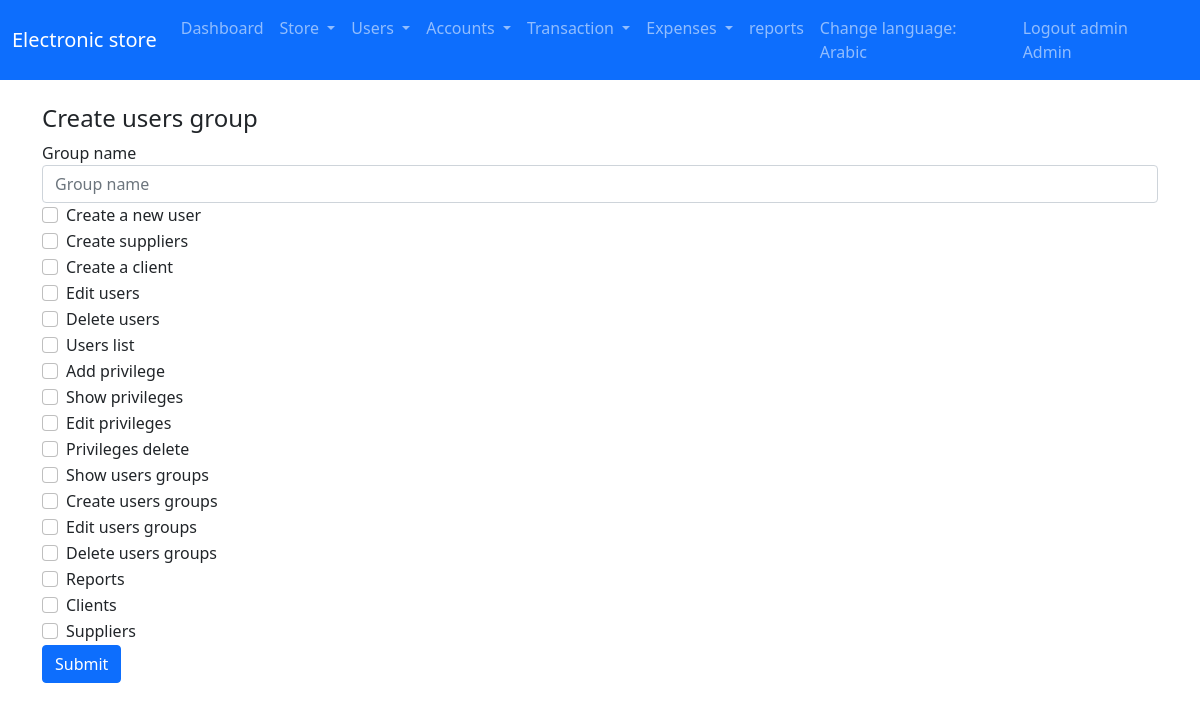
The page /usersgroups/create (signed in) on the database its author committed.
### tables this page shows
CREATE TABLE `app_users_privileges` (
  `id` tinyint UNSIGNED NOT NULL,
  `privilege_url` varchar(30) NOT NULL,
  `privilege_title` varchar(30) NOT NULL
);

### app/controllers/abstractcontroller.php (called while the page is built, shortened)
<?php
class AbstractController
{
	protected $_controller;
	protected $_action;
    protected $_template;
    protected $_registry;
    protected $_data = [];
	public function setController($controllerName)
	{
		$this->_controller = $controllerName;
	}
	public function setAction($actionName)
	{
		$this->_action = $actionName;
	}
    public function setTemplate($template)
    {
        $this->_template = $template;
    }
    public function setRegistry($registry)
    {
        $this->_registry = $registry;
    }
	protected function _view()
	{
		$view = VIEWS_PATH . $this->_controller . DS . $this->_action . '.view.php';
				$this->_data = array_merge($this->_data , $this->language->getDictionary());
                $this->_template->setRegistry($this->_registry);
                $this->_template->setActionViewFile($view);
                $this->_template->setAppData($this->_data);
                $this->_template->renderApp();
	}
}

### app/controllers/usersgroupscontroller.php (called while the page is built, shortened)
<?php
class UsersGroupsController extends AbstractController
{
	public function createAction()
	{
		$this->_data['privileges'] = UsersPrivilegesModel::getAll();
        $this->_view();
	}
}

### app/lib/frontcontroller.php (called while the page is built, shortened)
<?php
class FrontController
{
    private $_controller = 'index';
    private $_action = 'default';
    private $_params = array();
    private $_template;
    private $_registry;
	public function __construct(Template $template, Registry $registry , Authentication $auth)
	{
        $this->_template = $template;
        $this->_registry = $registry;
	}
    private function _parseUrl()
    {
        $url = parse_url($_SERVER['REQUEST_URI'], PHP_URL_PATH);
        $url = trim($url, '/');
        $url = explode('/',$url , 3);
        if(isset($url[0]) && $url[0] != '') {
            $this->_controller = $url[0];
        }
        if(isset($url[1]) && $url[1] != '') {
            $this->_action = $url[1];
        }
    }
    public function dispatch()
    {
	  $actionName = $this->_action . 'Action';
	 $controller = new $controllerClassName;
	 $controller->setController($this->_controller);
	 $controller->setAction($this->_action);
	 $controller->setParams($this->_params);
     $controller->setTemplate($this->_template);
     $controller->setRegistry($this->_registry);
	 $controller->$actionName();
    }
}

### public/index.php (called while the page is built, shortened)
<?php
require_once APP_PATH. DS .'lib/autoload.php';
$session = new LIB\SessionManager();
$session->start();
$template_parts = require_once APP_PATH . DS . 'config' . DS . 'templateconfig.php';
$template = new LIB\Template($template_parts);
$language = new LIB\Language();
$registry = Registry::getInstance();
$registry->session = $session;
$registry->language = $language;
$messenger = Messenger::getInstance($session);
$registry->messenger = $messenger;
$authentication = Authentication::getInstance($session);
$frontController = new FrontController($template,$registry,$authentication);
$frontController->dispatch();

### app/lib/autoload.php (called while the page is built, shortened)
<?php
class AutoLoad
{
	public static function autoload($className)
	{
		$className = str_replace('PHPMVC' , '' , $className);
		$className = str_replace('\\' , '/' , $className);
		$className = strtolower($className);
		$className = $className . '.php';
	}
}

### app/lib/database/databasehandler.php (called while the page is built, shortened)
<?php
abstract class DatabaseHandler
{
    public static function factory()
    {
        $driver = DATABASE_CONN_DRIVER;
        if ($driver == self::DATABASE_DRIVER_POD) {
            return PDODatabaseHandler::getInstance();
        } elseif ($driver == self::DATABASE_DRIVER_MYSQLI) {
            return MySQLiDatabaseHandler::getInstance();
        }
    }
}

### app/lib/database/pdodatabasehandler.php (called while the page is built, shortened)
<?php
class PDODatabaseHandler extends DatabaseHandler
{
    private static $_instance;
    private static $_handler;
    public function __call($name, $arguments)
    {
        return call_user_func_array(array(&self::$_handler, $name), $arguments);
    }
    protected static function init()
    {
        try {
            self::$_handler = new \PDO(
                'mysql:host=' . DATABASE_HOST_NAME . ';dbname=' . DATABASE_DB_NAME,
                DATABASE_USER_NAME, DATABASE_PASSWORD, array(
                    \PDO::ATTR_ERRMODE => \PDO::ERRMODE_WARNING,
                    \PDO::MYSQL_ATTR_INIT_COMMAND => 'SET NAMES utf8'
                )
            );
        } catch (\PDOException $e) {
echo "not connected";
        }
    }
    public static function getInstance()
    {
        if(self::$_instance === null) {
            self::$_instance = new self();
        }
        return self::$_instance;
    }
}

### app/models/abstractmodel.php (called while the page is built, shortened)
<?php
class AbstractModel
{
    public static function getAll()
    {
        $sql = 'SELECT * FROM ' . static::$tableName;
        $stmt = DatabaseHandler::factory()->prepare($sql);
        $stmt->execute();
        if(method_exists(get_called_class(), '__construct')) {
            $results = $stmt->fetchAll(\PDO::FETCH_CLASS | \PDO::FETCH_PROPS_LATE, get_called_class(), array_keys(static::$tableSchema));
        } else {
            $results = $stmt->fetchAll(\PDO::FETCH_CLASS, get_called_class());
        }
        if ((is_array($results) && !empty($results))) {
            return new \ArrayIterator($results);
        };
        return false;
    }
}

### app/views/usersgroups/create.view.php (the view)
   <div class="container">
           <h4><?= @$text_header?></h4>
		<form method="post" enctype="application/x-www-form-urlencoded" >
		  <div class="form-group">
			<label for="group_name"><?=@$text_users_group_name?></label>
			<input type="text" class="form-control" name="group_name" id="group_name" maxlength="20"  placeholder="<?=@$text_users_group_name?>"  required>
		  <div><?=@$text_users_privileges?><div>
		  <?php
		  if(isset($privileges) && $privileges !== false) {
		        foreach($privileges as $privilege) {
		  ?>
		 <div class="form-check">
		  <input class="form-check-input" type="checkbox" name="privileges[]" value="<?= $privilege->id?>" id="flexCheckChecked">
		  <label class="form-check-label" for="flexCheckChecked">
			<?= $privilege->privilege_title?>
		  </label>
		 </div>
		 <?php
		      }
		  }
		  ?>
		   </div>
		  <button type="submit" name="submit" class="btn btn-primary">Submit</button>
		</form>
</div>

### app/lib/template.php (shortened to what this page needs)
<?php
class Template
{
    private $_templateParts;
    private $_action_view;
	public function __construct(array $parts)
    {
        $this->_templateParts = $parts;
    }
    public function setActionViewFile($path)
    {
       $this->_action_view = $path;
    }
    private function renderTemplateHeaderStart()
    {
        require_once TEMPLATE_PATH . 'templateheadstart.php';
    }
     private function renderTemplateHeaderEnd()
    {
        require_once TEMPLATE_PATH . 'templateheadend.php';
    }
     private function renderTemplateFooter()
    {
        require_once TEMPLATE_PATH . 'templatefooter.php';
    }
    private function renderTemplateBlooks()
    {
        if(!array_key_exists('template' , $this->_templateParts)) {
            trigger_error('Sorry you have to define the template blocks' , E_USER_WARNING);
        } else {
            $parts = $this->_templateParts['template'];
            if(!empty($parts)) {
                foreach ($parts as $partkey => $filePath) {
                    if($partkey== ':view') {
                        require_once $this->_action_view;
                    } else {
                        require_once $filePath;
                    }
                }
            }
        }
    }
    public function renderApp()
    {
        $this->renderTemplateBlooks();
    }
}

### rows shown on the page
app_users_privileges: privilege_title "Create a new user"
app_users_privileges: privilege_title "Create suppliers"
app_users_privileges: privilege_title "Create a client"
app_users_privileges: privilege_title "Edit users"
app_users_privileges: privilege_title "Delete users"
app_users_privileges: privilege_title "Users list"
app_users_privileges: privilege_title "Add privilege"
app_users_privileges: privilege_title "Show privileges"
app_users_privileges: privilege_title "Edit privileges"
app_users_privileges: privilege_title "Privileges delete"
app_users_privileges: privilege_title "Show users groups"
app_users_privileges: privilege_title "Create users groups"
app_users_privileges: privilege_title "Edit users groups"
app_users_privileges: privilege_title "Delete users groups"
app_users_privileges: privilege_title "Reports"
app_users_privileges: privilege_title "Clients"
app_users_privileges: privilege_title "Suppliers"
